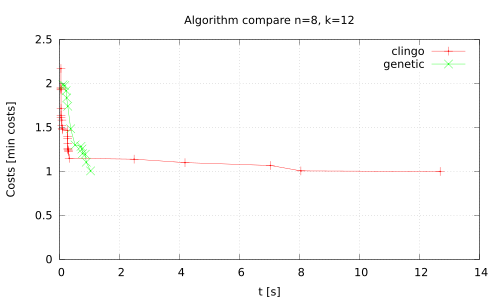

Recreate this plot in gnuplot.
n=8
k=12
prefix='algorithmCompare.n'.n.'.k'.k
set grid

set title 'Algorithm compare n='.n.', k='.k
set ylabel "Costs [min costs]" 
set yrange [0:2.5]
set xlabel "t [s]" 
plot \
        prefix.".clingo.dat" using 1:2 title 'clingo' with linespoints,\
        prefix.".genetic.dat" using 1:2 title 'genetic' with linespoints
set terminal pdfcairo
set output prefix.'.pdf'
replot
